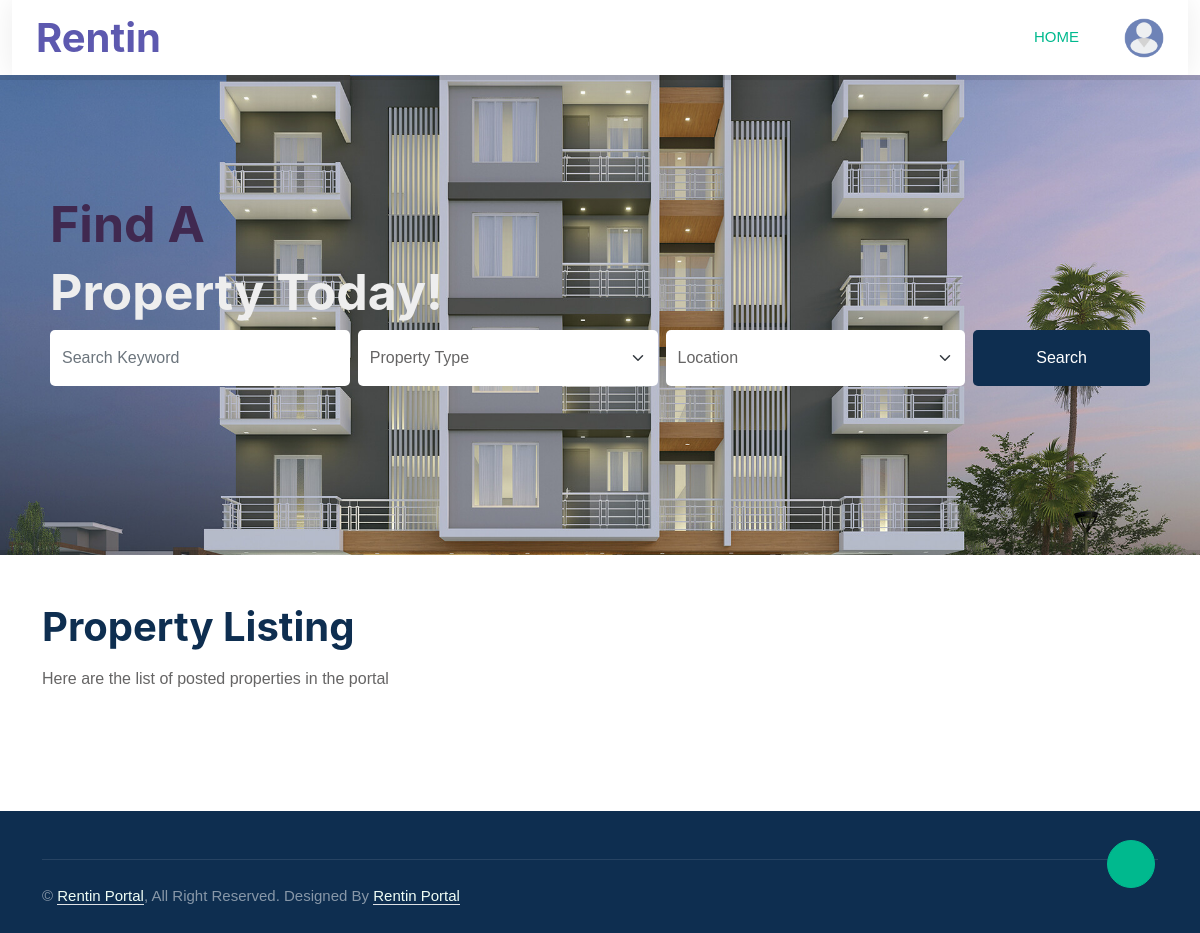
Page /seekerDashboard.php (signed in) on the earlier database version.
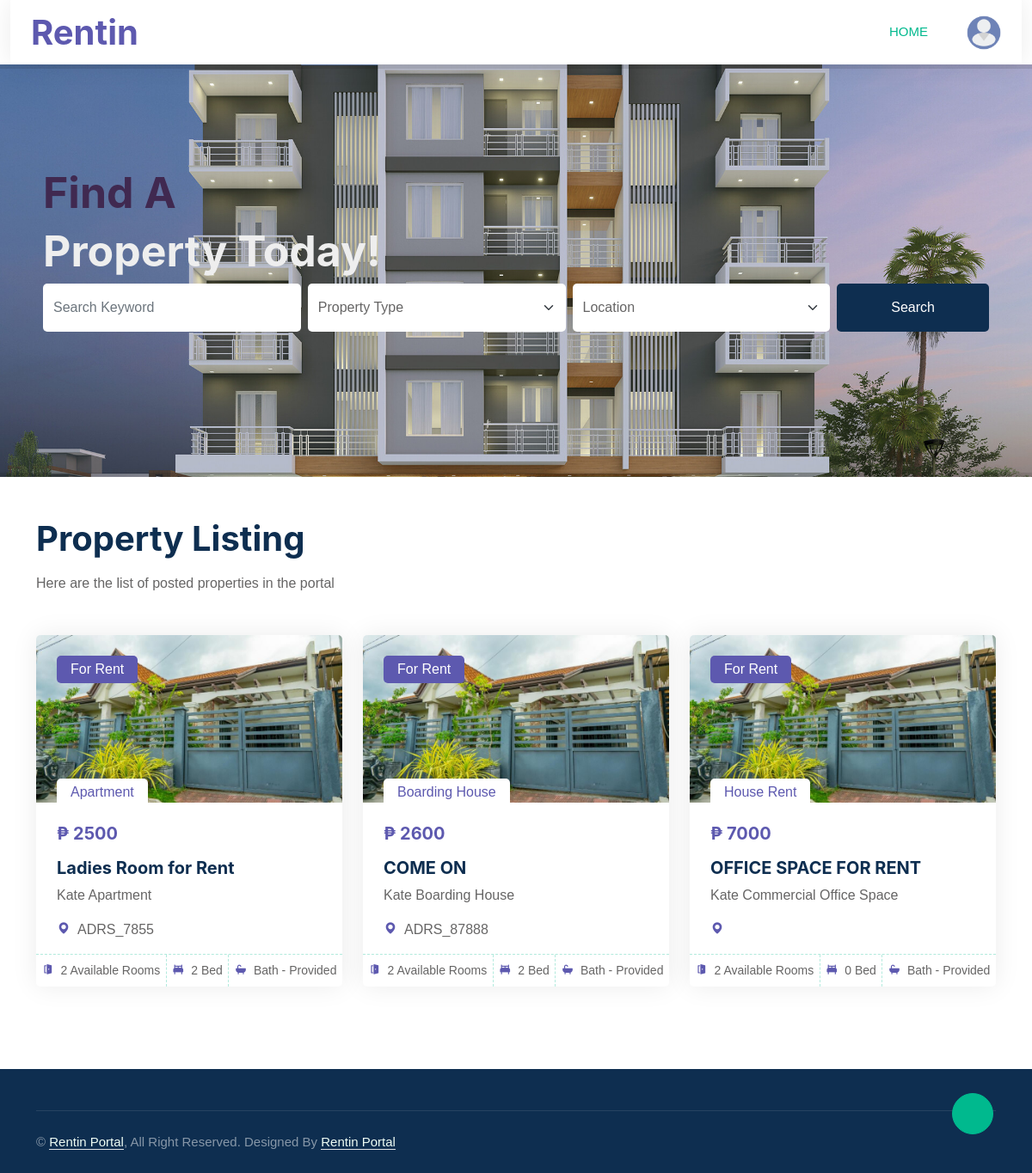
Same page on the later database version.
### tables this page shows
CREATE TABLE `user` (
  `id` int(11) NOT NULL,
  `user_ID` varchar(99) NOT NULL,
  `email` varchar(99) NOT NULL,
  `password` varchar(50) NOT NULL,
  `userInfo_ID` varchar(99) NOT NULL,
  `userLevel_ID` int(11) NOT NULL,
  `verificationcode` varchar(99) NOT NULL,
  `is_verified` varchar(99) NOT NULL,
  `status` int(11) NOT NULL
);

CREATE TABLE `property` (
  `id` int(11) NOT NULL,
  `property_ID` varchar(99) NOT NULL,
  `bname_ID` varchar(99) NOT NULL,
  `title` varchar(99) NOT NULL,
  `propertyaddress` varchar(99) NOT NULL,
  `description` text NOT NULL,
  `bedtype` varchar(99) NOT NULL,
  `availablerooms` int(11) NOT NULL,
  `monthlyrate` int(11) NOT NULL,
  `dailyrate` int(11) NOT NULL,
  `bed` int(11) NOT NULL,
  `kitchen` varchar(99) NOT NULL,
  `bathroom` varchar(99) NOT NULL,
  `aircon` varchar(99) NOT NULL,
  `dimension` int(11) NOT NULL,
  `date_created` date NOT NULL DEFAULT current_timestamp(),
  `user_ID` varchar(99) NOT NULL
);

CREATE TABLE `businessname` (
  `id` int(11) NOT NULL,
  `bname_ID` varchar(99) NOT NULL,
  `bname` varchar(99) NOT NULL,
  `category` varchar(99) NOT NULL,
  `user_ID` varchar(99) NOT NULL
);

### seekerDashboard.php (the view, shortened to what this page needs)
<?php
include("dbconn.php");
?>
<!DOCTYPE html>
<html lang="en">
<head>
    <link href="lib/animate/animate.min.css" rel="stylesheet">
    <link href="lib/owlcarousel/assets/owl.carousel.min.css" rel="stylesheet">
    <link href='https://unpkg.com/boxicons@2.1.4/css/boxicons.min.css' rel='stylesheet'>
    <link href="css/bootstrap.min5.css" rel="stylesheet">
</head>
<body>
<div class="container-xxl bg-white p-0">
        <div class="container-fluid nav-bar bg-transparent">
            <nav class="navbar navbar-expand-lg bg-white navbar-light py-0 px-4">
                <a href="index.html" class="navbar-brand d-flex align-items-center text-center">
                    <h1 class="m-0" style = "color: #5D59AF;">Rentin</h1>
                </a>
                <div class="collapse navbar-collapse" id="navbarCollapse">
                    <div class="navbar-nav ms-auto">
                        <a href="index.php" class="nav-item nav-link active">Home</a>
                    </div>
                    <div class = "profile-user">
                        <?php
                            $email = $_SESSION['email'];
                            $query = mysqli_query($conn, "SELECT user.email, CONCAT(firstName,' ',lastName) AS fullName FROM userinfo JOIN user ON user.id = userinfo.id WHERE email = '$email'");
                            while($row=mysqli_fetch_array($query))
								{
							?>
                        <img src="images/user.png" class="user-pic" onclick="toggleMenu()">
                        <?php } ?>
                    </div>
                </div>
            </nav>
        </div>
        <div class="container-xxl search">
            <div class="container wow fadeIn" data-wow-delay="0.1s" style="padding: 20px; margin-top: 8%; opacity: 0.98">
                    <h2 class="first">Find A</h2>
                    <h2 class="second">Property Today!</h2>
                <div class="row g-2">
                    <div class="col-md-10">
                        <div class="row g-2">
                            <div class="col-md-4">
                                <input type="text" class="form-control border-0 py-3" placeholder="Search Keyword">
                            </div>
                            <div class="col-md-4">
                                <select class="form-select border-0 py-3">
                                <option selected disabled value="">Property Type</option>
                                </select>
                            </div>
                            <div class="col-md-4">
                                <select class="form-select border-0 py-3">
                                <option selected disabled value="">Location</option>
                                <?php
                                    include "dbconn.php";
                                    ?>
                                </select>
                            </div>
                        </div>
                    </div>
                    <div class="col-md-2">
                        <button class="btn btn-dark border-0 w-100 py-3">Search</button>
                    </div>
                </div>
            </div>
        </div>
        <div class="container-xxl py-5">
            <div class="container">
                <div class="row g-0 gx-5 align-items-end">
                    <div class="col-lg-6">
                        <div class="text-start mx-auto mb-5 wow slideInLeft" data-wow-delay="0.1s">
                            <h1 class="mb-3">Property Listing</h1>
                            <p>Here are the list of posted properties in the portal</p>
                        </div>
                    </div>
                </div>
                <div class="tab-content">
                    <div id="tab-1" class="tab-pane fade show p-0 active">
                        <div class="row g-4">
                                    <?php
                                        $query=mysqli_query($conn,"SELECT *,propertyaddress.addresscode, businessname.category FROM property JOIN propertyaddress ON property.propertyaddress = propertyaddress.addresscode
                                                            JOIN businessname ON businessname.bname_ID = property.bname_ID");
										    while($row=mysqli_fetch_array($query))
										    {
								    ?>
                            <div class="col-lg-4 col-md-6 wow fadeInUp" data-wow-delay="0.1s">
                                <div class="property-item rounded overflow-hidden">
                                    <div class="position-relative overflow-hidden">
                                        <a href="seekerViewProperty.php?property_ID=<?php echo $row['property_ID'];?>&addresscode=<?php echo $row['addresscode'];?>"><img class="img-fluid" src="images/sample.jpg" alt=""/></a>
                                        <div class="rounded text-white position-absolute start-0 top-0 m-4 py-1 px-3" style = "background: #5D59AF;">For Rent</div>
                                        <div class="bg-white rounded-top position-absolute start-0 bottom-0 mx-4 pt-1 px-3" style = "color: #5D59AF;"><?php echo $row['category'];?></div>
                                    </div>
                                    <div class="p-4 pb-0">
                                        <h5 class="mb-3" style = "color: #5D59AF;">&#8369 <?php echo $row['monthlyrate'];?></h5>
                                        <a class="d-block h5 mb-2" href="seekerViewProperty.php?property_ID=<?php echo $row['property_ID'];?>&addresscode=<?php echo $row['addresscode'];?>"><?php echo $row['title'];?></a>
                                        <p><?php echo $row['bname'];?></p>
                                        <p><i class="bx bxs-map me-2" style = "color: #5D59AF;"></i></i><?php echo $row['propertyaddress'];?></p>
                                    </div>
                                    <div class="d-flex border-top">
                                        <small class="flex-fill text-center border-end py-2"><i class="bx bxs-door-open me-2" style = "color: #5D59AF;"></i></i><?php echo $row['availablerooms'];?> Available Rooms</small>
                                        <small class="flex-fill text-center border-end py-2"><i class="bx bxs-bed me-2" style = "color: #5D59AF;"></i><?php echo $row['bed'];?> Bed</small>
                                        <small class="flex-fill text-center py-2"><i class="bx bxs-bath me-2" style = "color: #5D59AF;"></i>Bath - </i><?php echo $row['bathroom'];?></small>
                                    </div>
                                </div>
                            </div>
                            <?php } ?>
                        </div>
                    </div>
                </div>
            </div>
        </div>
       <div class="container-fluid bg-dark text-white-50 footer pt-5 mt-5 wow fadeIn" data-wow-delay="0.1s">
            <div class="container">
                <div class="copyright">
                    <div class="row">
                        <div class="col-md-6 text-center text-md-start mb-3 mb-md-0">
                            &copy; <a class="border-bottom" href="#">Rentin Portal</a>, All Right Reserved.
							Designed By <a class="border-bottom" href="">Rentin Portal</a>
                        </div>
                    </div>
                </div>
            </div>
        </div>
        <a href="#" class="btn btn-lg btn-primary btn-lg-square back-to-top"><i class="bi bi-arrow-up"></i></a>
    </div>
</body>
</html>

Differences in the rows shown:
added property: businessname.category "Apartment", monthlyrate "2500", title "Ladies Room for Rent", businessname.bname "Kate Apartment", propertyaddress "ADRS_7855", availablerooms "2", bed "2", bathroom "Provided"
added property: businessname.category "Boarding House", monthlyrate "2600", title "COME ON", businessname.bname "Kate Boarding House", propertyaddress "ADRS_87888", availablerooms "2", bed "2", bathroom "Provided"
added property: businessname.category "House Rent", monthlyrate "7000", title "OFFICE SPACE FOR RENT", businessname.bname "Kate Commercial Office Space", availablerooms "2", bed "0", bathroom "Provided"
